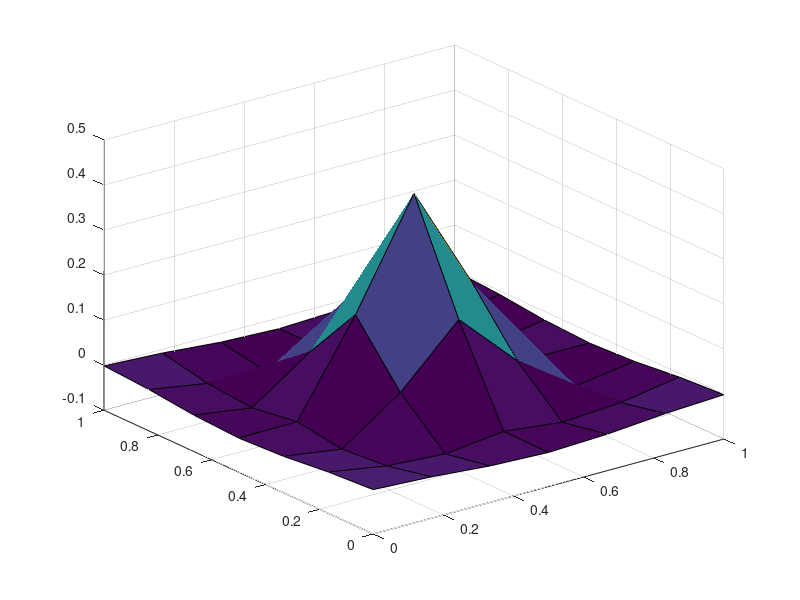

Reproduce this figure in MATLAB.
gauss=fspecial('gaussian',5,1);
lap=[-1,-1,-1;-1,9,-1;-1,-1,-1]/2;
sharp=conv2( gauss, lap, 'full' );
[x,y]=meshgrid([0:1/6:1]);
surf(x,y,sharp);